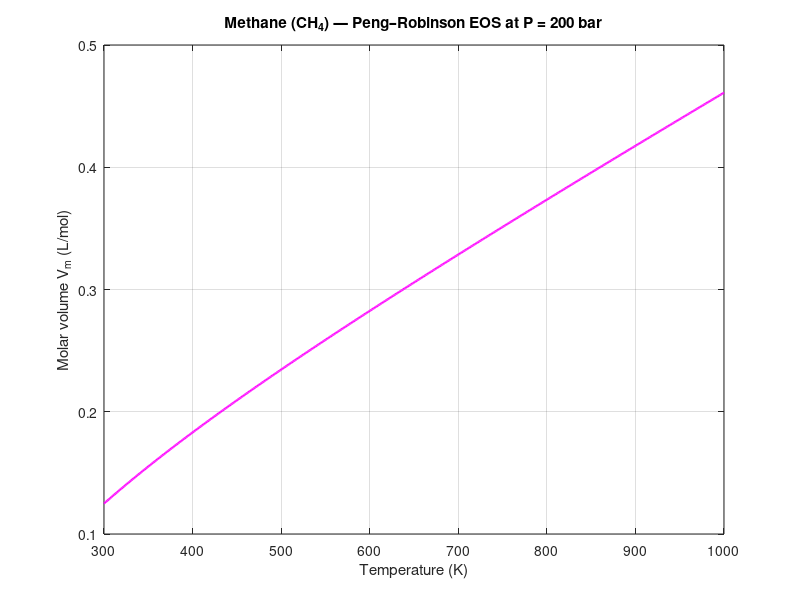

MATLAB code to generate this figure:
% Peng–Robinson (PR) EOS for methane (CH4) at P = 200 bar
% Units: P in bar, V in L/mol, a in L^2·bar/mol^2, b in L/mol
% R = 0.08314472 L·bar/(mol·K)

clear; clf; close all;

% Constants
P = 200;                % pressure in bar
Tmin = 300; Tmax = 1000; % K
nT = 701;               % number of temperature points
R = 0.08314472;         % L·bar/(mol·K)
Tc = 190.6;             % K
Pc = 45.99;             % bar
omega = 0.011;          % acentric factor for methane

% Parameters
a = 0.45724 * (R^2 * Tc^2) / Pc;   % L^2·bar/mol^2
b = 0.07780 * R * Tc / Pc;         % L/mol

% Temperature vector
T = linspace(Tmin, Tmax, nT);

% Preallocate
V = nan(size(T));
tol_imag = 1e-8;

% For loop
for i = 1:length(T)
    Ti = T(i);

    % Alpha function (Soave-type correction)
    m = 0.37464 + 1.54226*omega - 0.26992*omega^2;
    alpha = (1 + m*(1 - sqrt(Ti/Tc)))^2;

    % Temperature-dependent a(T)
    aT = a * alpha;

    % Cubic Coefficients
    %   P*V^3 - R*T*V^2 + (aT - 3*P*b^2 - 2*R*T*b)*V 
    % + (P*b^3 + R*T*b^2 - aT*b) = 0
    c3 = P;
    c2 = -R * Ti;
    c1 = aT - 3*P*b^2 - 2*R*Ti*b;
    c0 = P*b^3 + R*Ti*b^2 - aT*b;
    coeffs = [c3, c2, c1, c0];

    % Solve cubic for roots
    rootsV = roots(coeffs);

    % Keep only real roots
    real_roots = rootsV(abs(imag(rootsV)) < tol_imag);

    if isempty(real_roots)
        V(i) = NaN;
    else
        V(i) = max(real_roots);
    end
end

% Plot
figure(1);
plot(T, V, 'm-', 'LineWidth', 1.6);
xlabel('Temperature (K)');
ylabel('Molar volume V_m (L/mol)');
title(sprintf('Methane (CH_4) — Peng–Robinson EOS at P = %.0f bar', P));
grid on;
xlim([Tmin Tmax]);
ylim([0.1,0.5]);

% Sample results
disp('Sample outputs (T, V_m):');
for idx = round(linspace(1,length(T),7))
    fprintf('T = %6.1f K: V_m = %12.6e L/mol\n', T(idx), V(idx));
end
